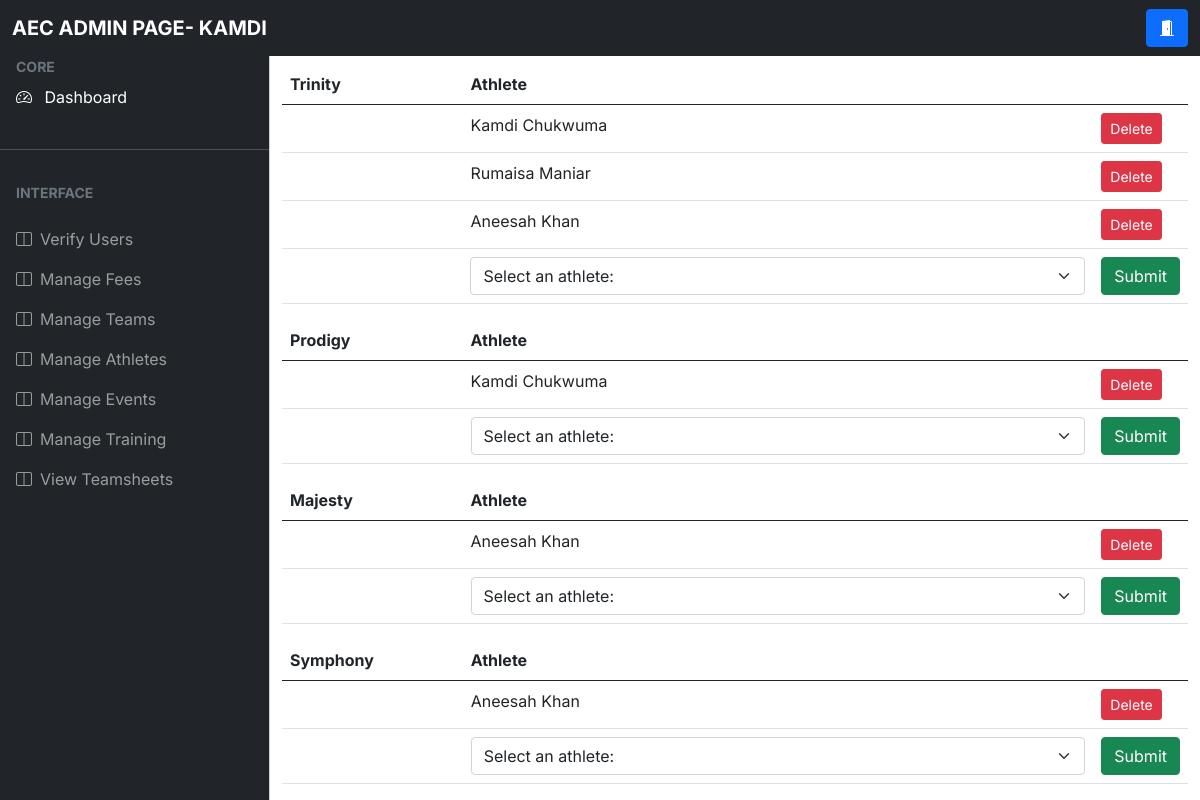
/athletes (signed in), run on the app's committed database.
### app.py (models this page shows)
class User(db.Model, UserMixin):
    id = db.Column(db.Integer, primary_key = True)
    firstName = db.Column(db.String(50),nullable = False)
    surname = db.Column(db.String(50), nullable = False)
    dob = db.Column(db.DateTime, nullable = False)
    school_URN = db.Column(db.Integer, nullable = True)
    start_date = db.Column(db.DateTime, nullable = True, default=datetime.utcnow)
    email = db.Column(db.String(70), nullable = False)
    password = db.Column(db.String(255), nullable = False)
    usertype = db.Column(db.Integer, default = -1)
    verified = db.Column(db.Integer, default = 0)

class Team_Details(db.Model):
    team_id = db.Column(db.Integer, primary_key= True)
    coach_id = db.Column(db.Integer)
    team_name= db.Column(db.String(20), nullable= False)
    max_age = db.Column(db.Integer, nullable=True)

### app.py (the view)
@app.route('/athletes')
@login_required
def view_athletes():
    if -1 < current_user.usertype < 4:
        return render_template('athletes.html')
    elif current_user.usertype > 4:
        team_count = db.engine.execute("SELECT COUNT(team_id) FROM team__details")
        teams = {}
        count = 1
        for amount in team_count:
            team_count = amount[0]
        for team in range(team_count):
            query = db.engine.execute("SELECT user.id, user.firstName, user.surname, user.dob FROM user, team__members WHERE user.id = team__members.athlete_id AND team__members.team_id = {}".format(count))
            athletes = []
            for athlete in query:
                date = athlete[3].rstrip("00:00:00.0000000")
                print(date)
                print(age(date))
                athletes.append(athlete[1] + " " + athlete[2])
            teams[count] = athletes
            count +=1
        team_names = []
        query = db.engine.execute("SELECT team_name FROM team__details")
        for team_name in query:
            team_names.append(team_name)
        ids = []
        query = db.engine.execute("SELECT * FROM team__members")
        for id in query:
            ids.append(id)
        print(ids)
        return render_template('adminathletes.html',team_count= team_count,teams=teams, team_names=team_names, ids = ids)
    else:
        return "You are not authorised to view this page"

### app.py (called while the page is built)
@login_manager.user_loader
def load_user(user_id):
    return User.query.get(user_id)

def age(born):
    today= datetime.today().strftime('%Y-%m-%d').split("-")
    born = born.split("-")
    return int(today[0]) - int(born[0]) - (((int(today[1]), int(today[2]))) < ((int(born[1]), int(born[2]))))

### templates/adminathletes.html (shortened to what this page needs)
<!DOCTYPE html>
<html lang="en">
  <head>
    <link rel="stylesheet" href="static\css\admin\bootstrap.min.css" />
    <link
      rel="stylesheet"
      href="https://cdn.jsdelivr.net/npm/bootstrap-icons@1.4.1/font/bootstrap-icons.css"
    />
    <link rel="stylesheet" href="static\css\admin\bootstrap.min.css" />
    <link rel="stylesheet" href="static\css\admin\style.css" />
  </head>
    <nav class="navbar navbar-expand-lg navbar-dark bg-dark fixed-top">
      <div class="container-fluid">
        <a
          class="navbar-brand me-auto ms-lg-0 ms-3 text-uppercase fw-bold"
          >AEC ADMIN PAGE- {{ current_user.firstName }}</a
        >
        <div class="collapse navbar-collapse" id="topNavBar">
          <form class="d-flex ms-auto my-3 my-lg-0">
            <div class="input-group">
              <a href ="{{ url_for('logout') }}" class="btn btn-primary">
                <i class="bi bi-door-open-fill"></i>
            </a>
            </div>
          </form>
        </div>
      </div>
    </nav>
    <div
    class="offcanvas offcanvas-start sidebar-nav bg-dark"
    tabindex="-1"
    id="sidebar"
  >
    <div class="offcanvas-body p-0">
      <nav class="navbar-dark">
        <ul class="navbar-nav">
          <li>
            <div class="text-muted small fw-bold text-uppercase px-3">
              CORE
            </div>
          </li>
          <li>
            <a href="{{ url_for('admin') }}" class="nav-link px-3 active">
              <span class="me-2"><i class="bi bi-speedometer2" ></i></span>
              <span>Dashboard</span>
            </a>
          </li>
          <li class="my-4"><hr class="dropdown-divider bg-light" /></li>
          <li>
            <div class="text-muted small fw-bold text-uppercase px-3 mb-3">
              Interface
            </div>
          </li>
          <li>
            <a
              class="nav-link px-3 sidebar-link"
              href="{{ url_for('users') }}"
            >
              <span class="me-2"><i class="bi bi-layout-split"></i></span>
              <span>Verify Users</span>
            </a>
            <a
            class="nav-link px-3 sidebar-link"
            href="{{ url_for('view_fees') }}"
          >
            <span class="me-2"><i class="bi bi-layout-split"></i></span>
            <span>Manage Fees</span>
          </a>
          <a
          class="nav-link px-3 sidebar-link"
          href="{{ url_for('view_teams') }}"
        >
          <span class="me-2"><i class="bi bi-layout-split"></i></span>
          <span>Manage Teams</span>
        </a>
              <a
              class="nav-link px-3 sidebar-link"
              href="{{ url_for('view_athletes') }}"
            >
              <span class="me-2"><i class="bi bi-layout-split"></i></span>
              <span>Manage Athletes</span>
            </a>
            <a
            class="nav-link px-3 sidebar-link"
            href="{{ url_for('view_events') }}"
          >
            <span class="me-2"><i class="bi bi-layout-split"></i></span>
            <span>Manage Events</span>
          </a>
          <a
          class="nav-link px-3 sidebar-link"
          href="{{ url_for('view_training') }}"
        >
          <span class="me-2"><i class="bi bi-layout-split"></i></span>
          <span>Manage Training</span>
        </a>
        <a
        class="nav-link px-3 sidebar-link"
        href="{{ url_for('view_teamsheet') }}"
      >
        <span class="me-2"><i class="bi bi-layout-split"></i></span>
        <span>View Teamsheets</span>
      </a>
          </li>
        </ul>
      </nav>
    </div>
  </div>
    <main class="mt-5 pt-3">
      <div class="container-fluid">
        {% for table in range(team_count) %}
        <table class="table" width="100%">
          <thead>
            <tr>
              <th scope="col" width="20%">{{team_names[table][0]}}</th>
              <th scope="col" width= "70%">Athlete</th>
              <th scope= "col"></th>
            </tr>
          </thead>
          <tbody>
            {% for athlete in teams[table+1]%}
            <tr>
              <th scope= "row"></th>
              <td>{{athlete}}</td>
              <td><a type="Submit" class="btn btn-danger btn-sm" href= "{{url_for('delete_athletes')}}">Delete</a></td>
            </tr>
            {% endfor %}
            <tr>
              <td>
              </td>
              <td>
                <select class="form-select" aria-label="Default select example" name="coach", id= "coach">
                  <option selected>Select an athlete: </option>
                </select>
              </td>
              <td><input class="btn btn-success" type="submit" value="Submit"></td>
              </tr>
            </tbody>
        </table>
      {% endfor %}
      </div>
    </main>
  </body>
</html>

### static/css/admin/style.css (style rules this page uses)
:root { --offcanvas-width: 270px; --topNavbarHeight: 56px; }
.sidebar-nav { width: var(--offcanvas-width); }
.sidebar-link { display: flex; align-items: center; }
@media (min-width: 992px) { main { margin-left: var(--offcanvas-width); } }
@media (min-width: 992px) { .sidebar-nav { -webkit-transform: none; transform: none; visibility: visible !important; height: calc(100% - var(--topNavbarHeight)); top: var(--topNavbarHeight); } }

### data on the page
User: firstName "KAMDI"
Team_Details: team_name "Trinity"
Team_Details: team_name "Prodigy"
Team_Details: team_name "Majesty"
Team_Details: team_name "Symphony"

### other printed values
{{ athlete }} "Kamdi Chukwuma" "Rumaisa Maniar" "Aneesah Khan" "Kamdi Chukwuma" "Aneesah Khan" "Aneesah Khan"
